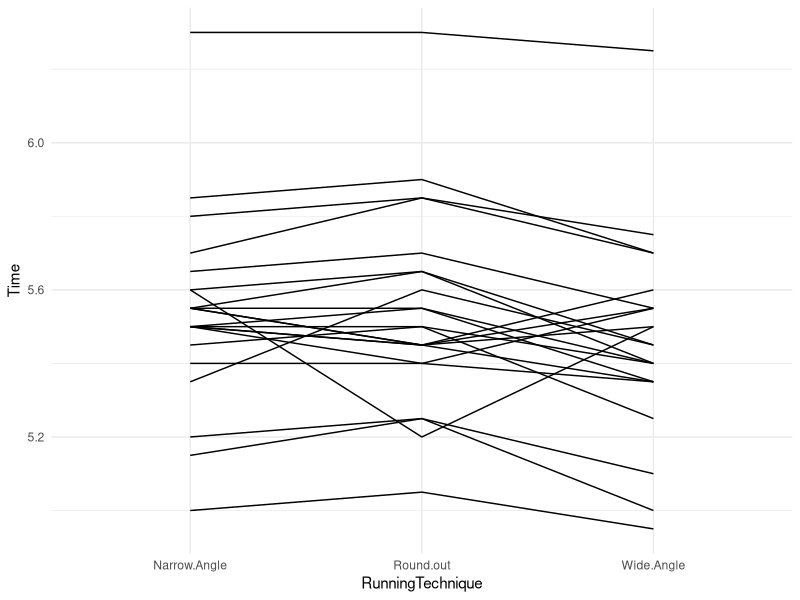
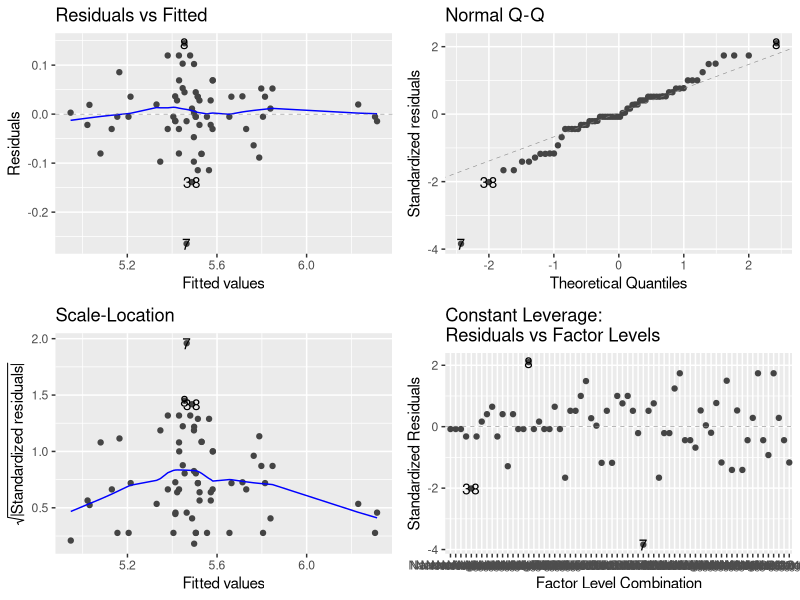
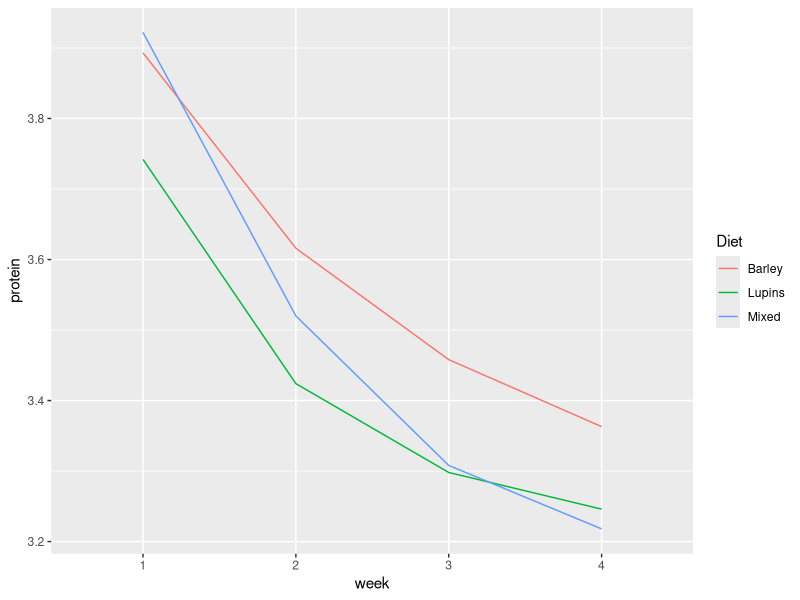
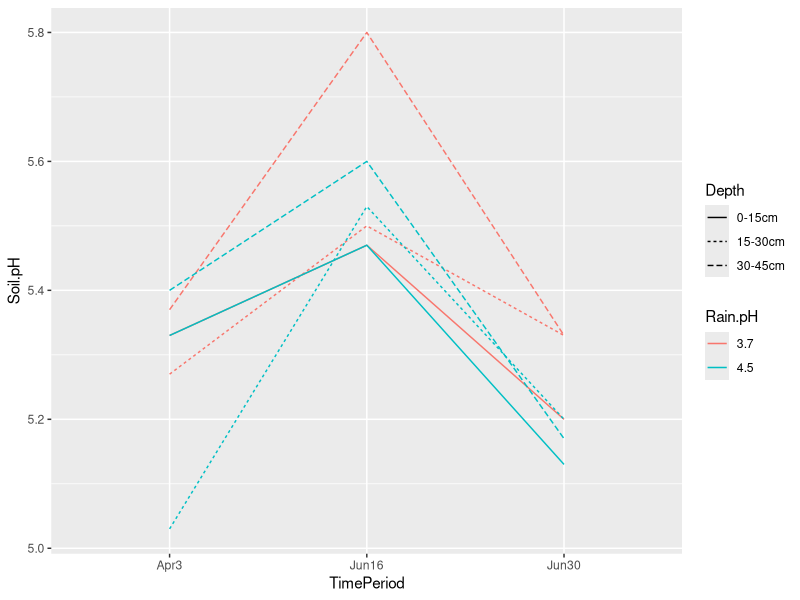
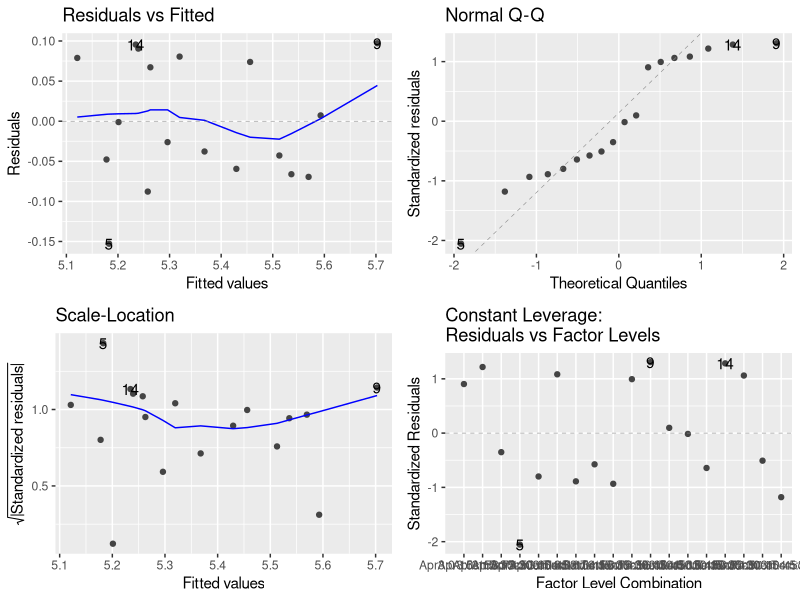
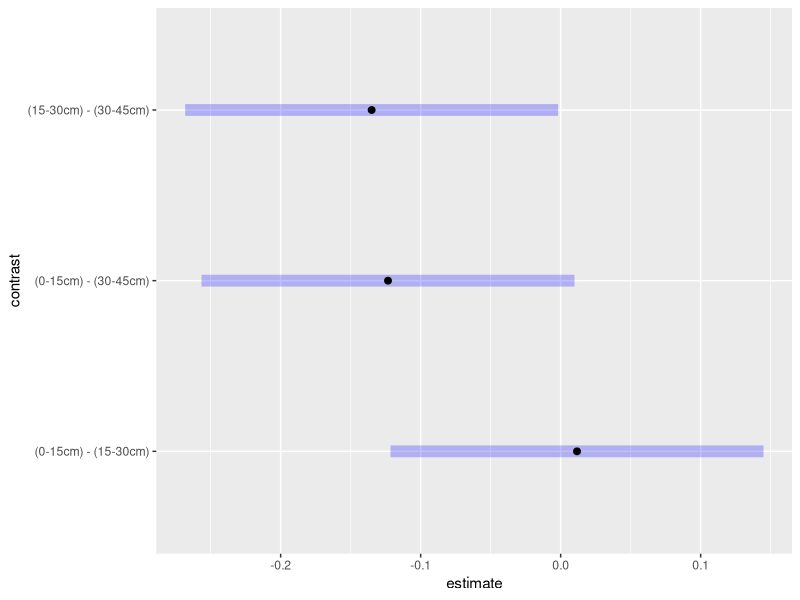

Write R code to recreate these figures, in order.
## ---- chunk 1
knitr::opts_chunk$set(echo = TRUE)
library(knitr)
library(ggfortify)
library(emmeans)
library(tidyverse)
## ---- chunk 2
woodward <- read.csv("baseballRunning.csv", header = TRUE) 
woodwardClean <- woodward %>%
  gather(key = RunningTechnique, value = Time, c(Round.out, Narrow.Angle, Wide.Angle)) %>%
  arrange(Player) %>%
  mutate(Player = as.factor(Player), RunningTechnique = as.factor(RunningTechnique)) 
  glimpse(woodwardClean)
## ---- chunk 3
ggplot(woodwardClean) + 
  geom_line(aes(x=RunningTechnique, y=Time, group=Player), color="black" ) +
  theme_minimal() 
## ---- chunk 4
woodwardClean.anova <- aov(Time ~ RunningTechnique + Player, data = woodwardClean)
autoplot(woodwardClean.anova)
summary(woodwardClean.anova)
## ---- chunk 5
woodwardClean.mc <- emmeans(woodwardClean.anova, "RunningTechnique")
contrast(woodwardClean.mc, "pairwise")
## ---- chunk 6
cows <- read.csv("cowStudy.csv", header = TRUE) 
cleanCows <- cows %>%
  mutate(Diet = as.factor(Diet),
         week = as.factor(week),
         Cow = as.factor(Cow),
         Name = paste(Diet, Cow))

glimpse(cleanCows)
## ---- chunk 7
 cleanCows %>%
  group_by(Diet,week) %>%
  summarize(Mean = mean(protein),
            SD = sd(protein),
            Var = var(protein),
            N = n()) %>%
  kable()
## ---- chunk 8
ggplot(cleanCows)+
  aes(x= week, y= protein, color = Diet, group = Diet)+
  stat_summary(fun.y = mean, geom = "line") 
## ---- chunk 9
cleanCows.anova <- aov(protein ~ week*Diet + Error(Name/week) ,data = cleanCows)
summary(cleanCows.anova)
## ---- chunk 10
rain <- read.csv("acidRainStudy.csv")
cleanRain <- rain %>%
  mutate(Rain.pH = as.factor(Rain.pH),
         Name = paste(Rain.pH, Depth))
glimpse(cleanRain)
## ---- chunk 11
ggplot(cleanRain)+
  geom_line(aes(x = TimePeriod, y = Soil.pH, color= Rain.pH, linetype= Depth, group = Name)) 
## ---- chunk 12
cleanRain.anova <- aov(Soil.pH ~ TimePeriod + Depth*Rain.pH , data = cleanRain)
summary(cleanRain.anova)
autoplot(cleanRain.anova)
## ---- chunk 13
cleanRain.mc <- emmeans(cleanRain.anova, "Depth")
contrast(cleanRain.mc, "pairwise")
plot(contrast(cleanRain.mc, "pairwise"), level = 0.90)
